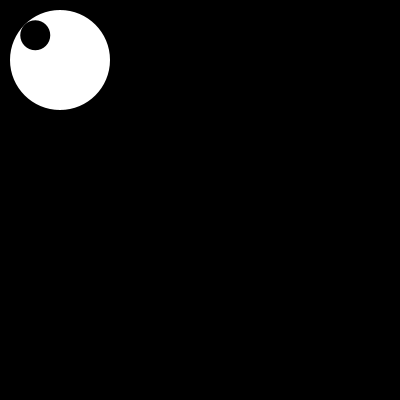
Frame 1 (no input)
Frame 60 (the mouse pressed at the canvas centre just before this capture): identical to frame 1, image omitted
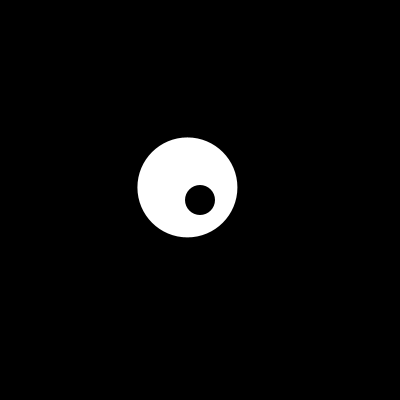
Frame 120 (the mouse held since frame 60 and released just before this capture)

The Processing sketch that drew these frames (run headless with seeded random() and noise(); from frame 60 on, the mouse is pressed at the canvas centre):

// Processing sketch: processing_68968
// ── processing_68968.pde


//-- déclaration des variables nécéssaire au sketch
float x = 60;
float y = 60;
float xcible = 60;
float ycible = 60;

float oeil = 100;
float rondNoir = 30;
float vitesse = 0.04;


//---SETUP
//---données de base, grandeur, anti-alias et sans bordures
void setup() {
  size(400, 400);
  smooth();
  noStroke();
}

//--DRAW
//--Section lu à chaque frame.

void draw() {
  background(0);

/*-- Création des variable qui permette de déterminer l'angle dans lequel
la souris se trouve par rapport à l'oeil et à contraindre les déplacement
de la pupille dans l'oeil.*/

  float radians = atan2(mouseY-y, mouseX-x);
  float distance = dist(mouseX, mouseY, x, y);
  distance = constrain(distance, 0, oeil/2 - rondNoir/2);


  float rondX = cos(radians)* distance + x;
  float rondY = sin(radians)* distance + y;


//-- dessine l'oeil
  fill (255);
  ellipse(x, y, oeil, oeil);

//-- dessine la pupille
  fill(0);
  ellipse(rondX, rondY, rondNoir, rondNoir);
  
  
//-- Crée une vitesse proportionnelle avec les nouvelles données en x et y
  x = (xcible - x) * vitesse + x;
  y = (ycible - y) * vitesse + y;
  
}


/* ---- Section dépendante des actions de la souris, lorsque le bouton de la
souris est pressé les variables xcbible et ycible sont actualiser avec les
coordonn.es de la souris. */

void mousePressed() {
  xcible = mouseX;
  ycible = mouseY;
}
